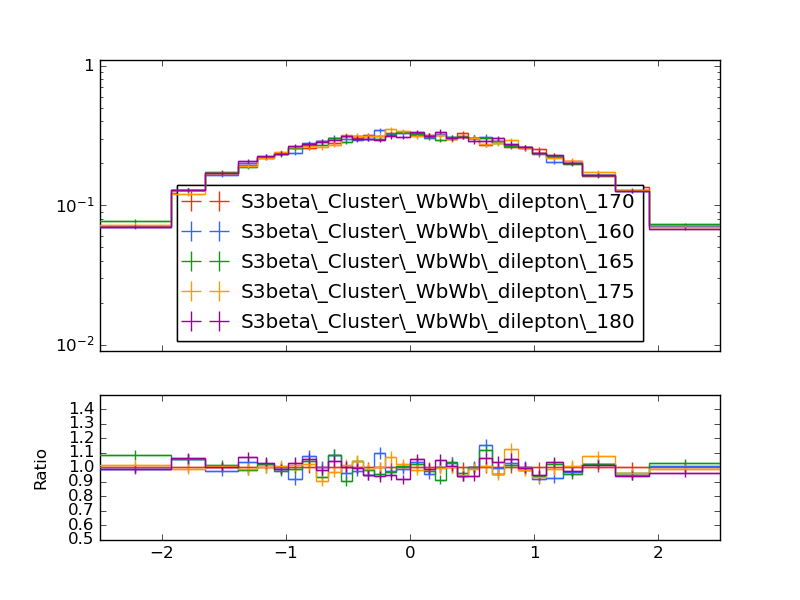

Source code (Python):
#! /usr/bin/env python

# This Python script was auto-generated using YODA v2.0.1.
# Analysis object: /WbWb_dilepton/eta_lep1_untagged
# Timestamp: 27-02-2025 (11:02:16)

import matplotlib as mpl
import matplotlib.pyplot as plt
mpl.use('Agg') # comment out for interactive use
import os
import numpy as np

plotDir = os.path.split(os.path.realpath(__file__))[0]
if 'YODA_USER_PLOT_PATH' in globals():
    plot_outdir = globals()['YODA_USER_PLOT_PATH']
else:
    plot_outdir = plotDir

#plot style
plt.style.use(os.path.join(plotDir, '../default.mplstyle'))

plt.rcParams['text.usetex'] = False
plt.style.use(['classic'])
plt.rc('font', family='DejaVu Sans')
# plot metadata
figW, figH = plt.rcParams['figure.figsize']
ax_xLabel = r''
ax_yLabel = r''
ax_title  = r''
ax_xScale = 'linear'
ax_yScale = 'log'
xLims = (-2.5, 2.5)
yLims = (0.009000000000000001, 1.1)

# TeX-friendly labels for the legend
labels = {
    'legend' : ([ r"S3beta\_Cluster\_WbWb\_dilepton\_170", r"S3beta\_Cluster\_WbWb\_dilepton\_160", r"S3beta\_Cluster\_WbWb\_dilepton\_165", r"S3beta\_Cluster\_WbWb\_dilepton\_175", r"S3beta\_Cluster\_WbWb\_dilepton\_180" ], r""),
}

# Adjust canvas width and height
canvasW = 10.0
canvasH = 9.0
figW *= canvasW/10.
figH *= canvasH/9.

# Create figure and axis objects
fig, (ax, ratio0_ax) = plt.subplots(2, 1, sharex=True,
                  figsize=(figW,figH), gridspec_kw={'height_ratios': (6.0, 3.0)})

# Set figure margins
plt.subplots_adjust(
    left   = 1.0 * plt.rcParams['figure.subplot.left'],
    right  = 1.0 * plt.rcParams['figure.subplot.right'],
    top    = 1.0 * plt.rcParams['figure.subplot.top'],
    bottom = 1.0 * plt.rcParams['figure.subplot.bottom'])

ratio0_ax.yaxis.set_major_locator(mpl.ticker.MultipleLocator(0.1))
ratio0_ax.set_ylim(0.5, 1.4999)
ratio0_ax.set_ylabel('Ratio')

# the numerical data is stored in a separate file
dataf = dict()
prefix = os.path.split(__file__)[0]
if prefix:    prefix = prefix + '/'
exec(open(prefix+'eta_lep1_untagged__data.py').read(), dataf)


legend_handles = dict() # keep track of handles for the legend

# style options for curves
# starts at zorder>=5 to draw curve on top of legend
styles = {
  'S3beta_Cluster_WbWb_dilepton_170.yoda.gz': {
    'color' : '#EE3311',
    'linestyle' : '-',
    'linewidth' : 1,
    'marker' : 'none',
    'markersize' : 2,
    'capsize' : 0.0,
    'zorder' : 5,
    'histstyle' : 1,
    'drawstyle' : 'steps-pre',
    'xerrorbars' : 1,
    'yerrorbars' : 1,
    'fillcolor' : None,
    'fillopacity' : 1.0,
    'ratio0_linestyle' : '-',
    'ratio0_linewidth' : 1,
    'ratio0_marker' : 'none',
    'ratio0_markersize' : 2,
    'ratio0_capsize' : 0.0,
    'ratio0_zorder' : 5,
    'ratio0_histstyle' : 1,
    'ratio0_drawstyle' : 'steps-pre',
    'ratio0_xerrorbars' : 1,
    'ratio0_yerrorbars' : 1,
  },
  'S3beta_Cluster_WbWb_dilepton_160.yoda.gz': {
    'color' : '#3366FF',
    'linestyle' : '-',
    'linewidth' : 1,
    'marker' : 'none',
    'markersize' : 2,
    'capsize' : 0.0,
    'zorder' : 6,
    'histstyle' : 1,
    'drawstyle' : 'steps-pre',
    'xerrorbars' : 1,
    'yerrorbars' : 1,
    'fillcolor' : None,
    'fillopacity' : 1.0,
    'ratio0_linestyle' : '-',
    'ratio0_linewidth' : 1,
    'ratio0_marker' : 'none',
    'ratio0_markersize' : 2,
    'ratio0_capsize' : 0.0,
    'ratio0_zorder' : 6,
    'ratio0_histstyle' : 1,
    'ratio0_drawstyle' : 'steps-pre',
    'ratio0_xerrorbars' : 1,
    'ratio0_yerrorbars' : 1,
  },
  'S3beta_Cluster_WbWb_dilepton_165.yoda.gz': {
    'color' : '#109618',
    'linestyle' : '-',
    'linewidth' : 1,
    'marker' : 'none',
    'markersize' : 2,
    'capsize' : 0.0,
    'zorder' : 7,
    'histstyle' : 1,
    'drawstyle' : 'steps-pre',
    'xerrorbars' : 1,
    'yerrorbars' : 1,
    'fillcolor' : None,
    'fillopacity' : 1.0,
    'ratio0_linestyle' : '-',
    'ratio0_linewidth' : 1,
    'ratio0_marker' : 'none',
    'ratio0_markersize' : 2,
    'ratio0_capsize' : 0.0,
    'ratio0_zorder' : 7,
    'ratio0_histstyle' : 1,
    'ratio0_drawstyle' : 'steps-pre',
    'ratio0_xerrorbars' : 1,
    'ratio0_yerrorbars' : 1,
  },
  'S3beta_Cluster_WbWb_dilepton_175.yoda.gz': {
    'color' : '#FF9900',
    'linestyle' : '-',
    'linewidth' : 1,
    'marker' : 'none',
    'markersize' : 2,
    'capsize' : 0.0,
    'zorder' : 8,
    'histstyle' : 1,
    'drawstyle' : 'steps-pre',
    'xerrorbars' : 1,
    'yerrorbars' : 1,
    'fillcolor' : None,
    'fillopacity' : 1.0,
    'ratio0_linestyle' : '-',
    'ratio0_linewidth' : 1,
    'ratio0_marker' : 'none',
    'ratio0_markersize' : 2,
    'ratio0_capsize' : 0.0,
    'ratio0_zorder' : 8,
    'ratio0_histstyle' : 1,
    'ratio0_drawstyle' : 'steps-pre',
    'ratio0_xerrorbars' : 1,
    'ratio0_yerrorbars' : 1,
  },
  'S3beta_Cluster_WbWb_dilepton_180.yoda.gz': {
    'color' : '#990099',
    'linestyle' : '-',
    'linewidth' : 1,
    'marker' : 'none',
    'markersize' : 2,
    'capsize' : 0.0,
    'zorder' : 9,
    'histstyle' : 1,
    'drawstyle' : 'steps-pre',
    'xerrorbars' : 1,
    'yerrorbars' : 1,
    'fillcolor' : None,
    'fillopacity' : 1.0,
    'ratio0_linestyle' : '-',
    'ratio0_linewidth' : 1,
    'ratio0_marker' : 'none',
    'ratio0_markersize' : 2,
    'ratio0_capsize' : 0.0,
    'ratio0_zorder' : 9,
    'ratio0_histstyle' : 1,
    'ratio0_drawstyle' : 'steps-pre',
    'ratio0_xerrorbars' : 1,
    'ratio0_yerrorbars' : 1,
  },
}

# curve from input yoda files in main panel
for label, yvals in dataf['yvals'].items():
    if all(np.isnan(v) for v in dataf['yvals'][label]):
        continue
    tmp = None
    if styles[label]['histstyle']: # draw as histogram
        xpos = dataf['xedges'][label] if styles[label]['drawstyle'] else dataf['xpoints'][label]
        ypos = np.insert(yvals, 0, yvals[0]) if styles[label]['drawstyle'] else yvals
        if styles[label]['fillcolor']: # fill area below curve
            ax.fill_between(xpos, ypos, step='pre',
                            color=styles[label]['fillcolor'],
                            alpha=styles[label]['fillopacity'])
        tmp, = ax.plot(xpos, ypos,
                       color=styles[label]['color'],
                       linestyle=styles[label]['linestyle'],
                       linewidth=styles[label]['linewidth'],
                       drawstyle=styles[label]['drawstyle'], solid_joinstyle='miter',
                       zorder=styles[label]['zorder'], label=label)
    tmp = ax.errorbar(dataf['xpoints'][label], yvals,
                      xerr=np.array(dataf['xerrs'][label])*styles[label]['xerrorbars'],
                      yerr=np.array(dataf['yerrs'][label])*styles[label]['yerrorbars'],
                      fmt=styles[label]['marker'], capsize=styles[label]['capsize'],
                      markersize=styles[label]['markersize'],
                      ecolor=styles[label]['color'],
                      color=styles[label]['color'], zorder=styles[label]['zorder'])
    tmp[-1][0].set_linestyle(styles[label]['linestyle'])
    tmp[-1][0].set_linewidth(styles[label]['linewidth'])
    if label in dataf['add_legend_handle']:  legend_handles[label] = tmp
    for varLabel in dataf['variation_yvals'].keys():
        if varLabel.startswith(label):
            tmp, = ax.plot(dataf['xedges'][label], dataf['variation_yvals'][varLabel],
                           color=styles[label]['color'],
                           linestyle=styles[label]['linestyle'],
                           linewidth=styles[label]['linewidth'],
                           drawstyle='steps-pre', solid_joinstyle='miter',
                           zorder=styles[label]['zorder'], alpha=0.5)


# plots on ratio panel
# curve from input yoda files in ratio panel
for label, yvals in dataf['ratio0_yvals'].items():
    if all(np.isnan(v) for v in yvals):
        continue
    if styles[label]['ratio0_histstyle']: # plot as histogram
        xpos = dataf['xedges']['S3beta_Cluster_WbWb_dilepton_170.yoda.gz'] if styles[label]['ratio0_drawstyle'] else dataf['xpoints']['S3beta_Cluster_WbWb_dilepton_170.yoda.gz']
        ypos = np.insert(yvals, 0, yvals[0]) if styles[label]['ratio0_drawstyle'] else yvals
        ratio0_ax.plot(xpos, ypos,
                       color=styles[label]['color'],
                       linewidth=styles[label]['linewidth'],
                       linestyle=styles[label]['ratio0_linestyle'],
                       drawstyle=styles[label]['ratio0_drawstyle'], zorder=styles[label]['zorder'],
                       solid_joinstyle='miter')
    tmp = ratio0_ax.errorbar(dataf['xpoints']['S3beta_Cluster_WbWb_dilepton_170.yoda.gz'], yvals,
                             xerr=np.array(dataf['ref_xerrs'])*styles[label]['ratio0_xerrorbars'],
                             yerr=np.array(dataf['ratio0_yerrs'][label])*styles[label]['ratio0_yerrorbars'],
                             fmt=styles[label]['ratio0_marker'], capsize=styles[label]['ratio0_capsize'],
                             markersize=styles[label]['ratio0_markersize'],
                             ecolor=styles[label]['color'],
                             color=styles[label]['color'])
    tmp[-1][0].set_linestyle(styles[label]['ratio0_linestyle'])
    tmp[-1][0].set_linewidth(styles[label]['ratio0_linewidth'])

    for varlabel in dataf['ratio0_variation_vals'].keys():
        if varlabel.startswith(label):
            ratio0_ax.plot(dataf['xedges']['S3beta_Cluster_WbWb_dilepton_170.yoda.gz'],
                            dataf['ratio0_variation_vals'][varlabel],
                            color=styles[label]['color'],
                            linestyle=styles[label]['linestyle'],
                            linewidth=styles[label]['linewidth'],
                            drawstyle='steps-pre', solid_joinstyle='miter',
                            zorder=1, alpha=0.5)

legend_items = list(legend_handles.values())
ax.add_artist(ax.legend(legend_items,
                        labels['legend'][0],
                        title=labels['legend'][1],
                        alignment='left',
                        loc='lower center',
                        bbox_to_anchor=(0.5, 0.0)))

# set plot metadata as defined above
ratio0_ax.set_xlabel(ax_xLabel)
ratio0_ax.xaxis.set_label_coords(1., -0.15)
ax.set_ylabel(ax_yLabel, ha='right', va='top')
ax.yaxis.set_label_coords(-0.11, 1.0)
ax.set_title(ax_title, loc='left')
ax.set_xscale(ax_xScale)
ax.set_yscale(ax_yScale)
ax.set_xlim(xLims)
ax.set_ylim(yLims)

# tick formatting
plt.rcParams['xtick.top'] = True
plt.rcParams['ytick.right'] = True
ax.yaxis.set_major_locator(mpl.ticker.LogLocator(base=10.0, numticks=np.inf))
ax.yaxis.set_minor_locator(mpl.ticker.LogLocator(
                           base=10.0, subs=np.arange(0.1, 1, 0.1), numticks=np.inf))
fig.align_ylabels((ax, ratio0_ax))
plt.savefig(os.path.join(plot_outdir, 'eta_lep1_untagged.pdf'), format='PDF')
plt.savefig(os.path.join(plot_outdir, 'eta_lep1_untagged.png'), format='PNG')

plt.close(fig)
